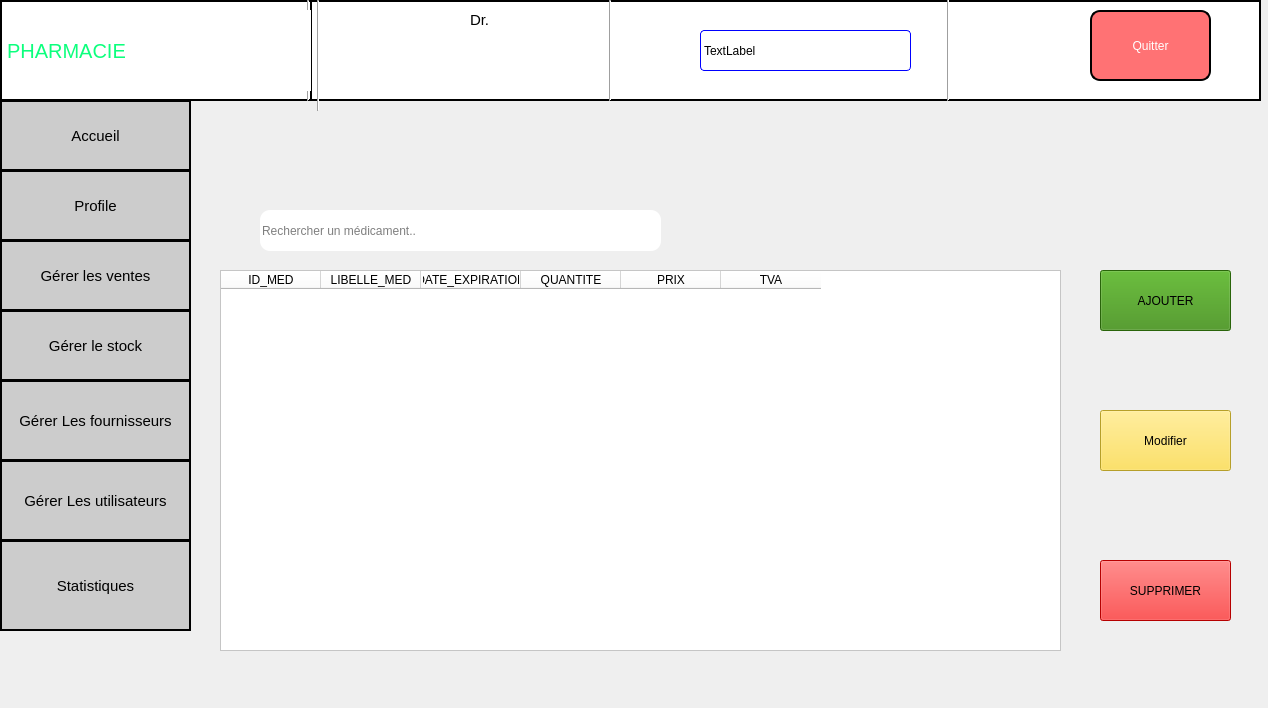
<?xml version="1.0" encoding="UTF-8"?>
<ui version="4.0">
 <class>gerer_stock</class>
 <widget class="QDialog" name="gerer_stock">
  <property name="geometry">
   <rect>
    <x>0</x>
    <y>0</y>
    <width>1268</width>
    <height>708</height>
   </rect>
  </property>
  <property name="windowTitle">
   <string>Dialog</string>
  </property>
  <widget class="QPushButton" name="pushButton_gere_vente">
   <property name="geometry">
    <rect>
     <x>0</x>
     <y>240</y>
     <width>191</width>
     <height>71</height>
    </rect>
   </property>
   <property name="styleSheet">
    <string notr="true">
background-color: rgb(204, 204, 204);;font-size:15px;border:2px solid black;</string>
   </property>
   <property name="text">
    <string>Gérer les ventes</string>
   </property>
  </widget>
  <widget class="QPushButton" name="pushButton_gerer_fournisseur">
   <property name="geometry">
    <rect>
     <x>0</x>
     <y>380</y>
     <width>191</width>
     <height>81</height>
    </rect>
   </property>
   <property name="styleSheet">
    <string notr="true">background-color: rgb(204, 204, 204);font-size:15px;border:2px solid black;</string>
   </property>
   <property name="text">
    <string>Gérer Les fournisseurs</string>
   </property>
  </widget>
  <widget class="Line" name="line">
   <property name="geometry">
    <rect>
     <x>940</x>
     <y>-10</y>
     <width>16</width>
     <height>111</height>
    </rect>
   </property>
   <property name="orientation">
    <enum>Qt::Vertical</enum>
   </property>
  </widget>
  <widget class="Line" name="line_2">
   <property name="geometry">
    <rect>
     <x>300</x>
     <y>0</y>
     <width>16</width>
     <height>101</height>
    </rect>
   </property>
   <property name="orientation">
    <enum>Qt::Vertical</enum>
   </property>
  </widget>
  <widget class="QPushButton" name="pushButton_gerer_utilisateurs">
   <property name="geometry">
    <rect>
     <x>0</x>
     <y>460</y>
     <width>191</width>
     <height>81</height>
    </rect>
   </property>
   <property name="styleSheet">
    <string notr="true">background-color: rgb(204, 204, 204);font-size:15px;border:2px solid black;</string>
   </property>
   <property name="text">
    <string>Gérer Les utilisateurs</string>
   </property>
  </widget>
  <widget class="QLabel" name="label_8">
   <property name="geometry">
    <rect>
     <x>250</x>
     <y>10</y>
     <width>61</width>
     <height>81</height>
    </rect>
   </property>
   <property name="styleSheet">
    <string notr="true">background-color: rgb(255, 255, 255);</string>
   </property>
   <property name="text">
    <string/>
   </property>
   <property name="pixmap">
    <pixmap resource="ressource.qrc">:/res/image/devenir-pharmacien-921x1024.png</pixmap>
   </property>
   <property name="scaledContents">
    <bool>true</bool>
   </property>
  </widget>
  <widget class="Line" name="line_3">
   <property name="geometry">
    <rect>
     <x>310</x>
     <y>0</y>
     <width>16</width>
     <height>111</height>
    </rect>
   </property>
   <property name="orientation">
    <enum>Qt::Vertical</enum>
   </property>
  </widget>
  <widget class="QPushButton" name="pushButton_accueilgerat">
   <property name="geometry">
    <rect>
     <x>0</x>
     <y>100</y>
     <width>191</width>
     <height>71</height>
    </rect>
   </property>
   <property name="styleSheet">
    <string notr="true">background-color: rgb(204, 204, 204);font-size:15px;border:2px solid black;</string>
   </property>
   <property name="text">
    <string>Accueil</string>
   </property>
  </widget>
  <widget class="QPushButton" name="pushButton_gerer_rupture_2">
   <property name="geometry">
    <rect>
     <x>0</x>
     <y>540</y>
     <width>191</width>
     <height>91</height>
    </rect>
   </property>
   <property name="styleSheet">
    <string notr="true">background-color: rgb(204, 204, 204);font-size:15px;border:2px solid black;</string>
   </property>
   <property name="text">
    <string>Statistiques</string>
   </property>
  </widget>
  <widget class="QLabel" name="label_date">
   <property name="geometry">
    <rect>
     <x>700</x>
     <y>30</y>
     <width>211</width>
     <height>41</height>
    </rect>
   </property>
   <property name="styleSheet">
    <string notr="true">border:1px solid blue;border-radius:4px;
font: 14pt &quot;Rockwell&quot;;
background-color: rgb(255, 255, 255);</string>
   </property>
   <property name="text">
    <string>TextLabel</string>
   </property>
  </widget>
  <widget class="QLabel" name="nome_user">
   <property name="geometry">
    <rect>
     <x>470</x>
     <y>50</y>
     <width>101</width>
     <height>20</height>
    </rect>
   </property>
   <property name="styleSheet">
    <string notr="true">background-color:white;
font: 900 14pt &quot;Arial Black&quot;;</string>
   </property>
   <property name="text">
    <string/>
   </property>
  </widget>
  <widget class="QLabel" name="label_4">
   <property name="geometry">
    <rect>
     <x>370</x>
     <y>10</y>
     <width>61</width>
     <height>81</height>
    </rect>
   </property>
   <property name="text">
    <string/>
   </property>
   <property name="pixmap">
    <pixmap resource="ressource.qrc">:/res/image/WhatsApp Image 2024-04-30 à 20.55.44_6b270705.jpg</pixmap>
   </property>
   <property name="scaledContents">
    <bool>true</bool>
   </property>
  </widget>
  <widget class="QPushButton" name="ButtonProfil">
   <property name="geometry">
    <rect>
     <x>0</x>
     <y>170</y>
     <width>191</width>
     <height>71</height>
    </rect>
   </property>
   <property name="styleSheet">
    <string notr="true">font-size:15px;border:2px solid black;
background-color: rgb(204, 204, 204);</string>
   </property>
   <property name="text">
    <string>Profile</string>
   </property>
  </widget>
  <widget class="QLabel" name="label_5">
   <property name="geometry">
    <rect>
     <x>630</x>
     <y>10</y>
     <width>61</width>
     <height>61</height>
    </rect>
   </property>
   <property name="text">
    <string/>
   </property>
   <property name="pixmap">
    <pixmap resource="ressource.qrc">:/res/image/OIP (3).jpeg</pixmap>
   </property>
   <property name="scaledContents">
    <bool>true</bool>
   </property>
  </widget>
  <widget class="Line" name="line_4">
   <property name="geometry">
    <rect>
     <x>600</x>
     <y>0</y>
     <width>20</width>
     <height>101</height>
    </rect>
   </property>
   <property name="orientation">
    <enum>Qt::Vertical</enum>
   </property>
  </widget>
  <widget class="QLabel" name="label_6">
   <property name="geometry">
    <rect>
     <x>470</x>
     <y>10</y>
     <width>101</width>
     <height>20</height>
    </rect>
   </property>
   <property name="styleSheet">
    <string notr="true">background-color: rgb(255, 255, 255);font-size:15px;
font: 600 16pt &quot;Segoe UI Variable Text Semibold&quot;;</string>
   </property>
   <property name="text">
    <string>Dr.</string>
   </property>
  </widget>
  <widget class="QLabel" name="label_2">
   <property name="geometry">
    <rect>
     <x>0</x>
     <y>0</y>
     <width>321</width>
     <height>101</height>
    </rect>
   </property>
   <property name="styleSheet">
    <string notr="true">background-color: rgb(255, 255, 255);font-size:20px;
font: 20pt &quot;Segoe Script&quot;;border:2px solid black;
color: rgb(12, 255, 125);</string>
   </property>
   <property name="text">
    <string>PHARMACIE</string>
   </property>
  </widget>
  <widget class="QLabel" name="label_3">
   <property name="geometry">
    <rect>
     <x>310</x>
     <y>0</y>
     <width>951</width>
     <height>101</height>
    </rect>
   </property>
   <property name="styleSheet">
    <string notr="true">background-color: rgb(255, 255, 255);border:2px solid black;</string>
   </property>
   <property name="text">
    <string/>
   </property>
  </widget>
  <widget class="QLabel" name="label_7">
   <property name="geometry">
    <rect>
     <x>990</x>
     <y>10</y>
     <width>71</width>
     <height>71</height>
    </rect>
   </property>
   <property name="styleSheet">
    <string notr="true">background-color: white;</string>
   </property>
   <property name="text">
    <string/>
   </property>
   <property name="pixmap">
    <pixmap resource="ressource.qrc">:/res/image/R (1).png</pixmap>
   </property>
   <property name="scaledContents">
    <bool>true</bool>
   </property>
  </widget>
  <widget class="QPushButton" name="ButtongererStock_gerant">
   <property name="geometry">
    <rect>
     <x>0</x>
     <y>310</y>
     <width>191</width>
     <height>71</height>
    </rect>
   </property>
   <property name="styleSheet">
    <string notr="true">background-color: rgb(204, 204, 204);font-size:15px;border:2px solid black;</string>
   </property>
   <property name="text">
    <string>Gérer le stock</string>
   </property>
  </widget>
  <widget class="QPushButton" name="pushButton_6">
   <property name="geometry">
    <rect>
     <x>1090</x>
     <y>10</y>
     <width>121</width>
     <height>71</height>
    </rect>
   </property>
   <property name="styleSheet">
    <string notr="true">border:2px solid black;color:white;border-radius:10px;
font: 900 12pt &quot;Arial Black&quot;;
background-color: rgb(255, 114, 116);</string>
   </property>
   <property name="text">
    <string>Quitter</string>
   </property>
  </widget>
  <widget class="QPushButton" name="pushButton_Modifier_Med">
   <property name="geometry">
    <rect>
     <x>1100</x>
     <y>410</y>
     <width>131</width>
     <height>61</height>
    </rect>
   </property>
   <property name="styleSheet">
    <string notr="true">font: 16pt &quot;Algerian&quot;;
background-color: rgb(255, 222, 58);</string>
   </property>
   <property name="text">
    <string>Modifier</string>
   </property>
  </widget>
  <widget class="QPushButton" name="pushButton_Supprimer_Med">
   <property name="geometry">
    <rect>
     <x>1100</x>
     <y>560</y>
     <width>131</width>
     <height>61</height>
    </rect>
   </property>
   <property name="styleSheet">
    <string notr="true">font: 16pt &quot;Algerian&quot;;
background-color: rgb(255, 0, 0);</string>
   </property>
   <property name="text">
    <string>SUPPRIMER</string>
   </property>
  </widget>
  <widget class="QPushButton" name="pushButton_Ajouter_Med">
   <property name="geometry">
    <rect>
     <x>1100</x>
     <y>270</y>
     <width>131</width>
     <height>61</height>
    </rect>
   </property>
   <property name="styleSheet">
    <string notr="true">font: 16pt &quot;Algerian&quot;;
background-color: rgb(58, 140, 14);</string>
   </property>
   <property name="text">
    <string>AJOUTER</string>
   </property>
  </widget>
  <widget class="QLabel" name="iconeserach">
   <property name="geometry">
    <rect>
     <x>630</x>
     <y>220</y>
     <width>21</width>
     <height>21</height>
    </rect>
   </property>
   <property name="styleSheet">
    <string notr="true">background-color: transparent;</string>
   </property>
   <property name="text">
    <string/>
   </property>
   <property name="pixmap">
    <pixmap>:/new/prefix1/images/search.jpg</pixmap>
   </property>
   <property name="scaledContents">
    <bool>true</bool>
   </property>
  </widget>
  <widget class="QLineEdit" name="searchLineEdit">
   <property name="geometry">
    <rect>
     <x>260</x>
     <y>210</y>
     <width>401</width>
     <height>41</height>
    </rect>
   </property>
   <property name="styleSheet">
    <string notr="true">background-color: rgb(255, 255, 255);
border-radius:10px;</string>
   </property>
   <property name="placeholderText">
    <string>Rechercher un médicament..</string>
   </property>
  </widget>
  <widget class="QTableWidget" name="tableWidget_MED">
   <property name="geometry">
    <rect>
     <x>220</x>
     <y>270</y>
     <width>841</width>
     <height>381</height>
    </rect>
   </property>
   <property name="styleSheet">
    <string notr="true">background-color: rgb(255, 255, 255);</string>
   </property>
   <column>
    <property name="text">
     <string>ID_MED</string>
    </property>
   </column>
   <column>
    <property name="text">
     <string>LIBELLE_MED</string>
    </property>
   </column>
   <column>
    <property name="text">
     <string>DATE_EXPIRATION</string>
    </property>
   </column>
   <column>
    <property name="text">
     <string>QUANTITE</string>
    </property>
   </column>
   <column>
    <property name="text">
     <string>PRIX</string>
    </property>
   </column>
   <column>
    <property name="text">
     <string>TVA</string>
    </property>
   </column>
  </widget>
  <zorder>searchLineEdit</zorder>
  <zorder>label_2</zorder>
  <zorder>label_3</zorder>
  <zorder>pushButton_gere_vente</zorder>
  <zorder>pushButton_gerer_fournisseur</zorder>
  <zorder>line</zorder>
  <zorder>line_2</zorder>
  <zorder>pushButton_gerer_utilisateurs</zorder>
  <zorder>label_8</zorder>
  <zorder>line_3</zorder>
  <zorder>pushButton_accueilgerat</zorder>
  <zorder>pushButton_gerer_rupture_2</zorder>
  <zorder>label_date</zorder>
  <zorder>nome_user</zorder>
  <zorder>label_4</zorder>
  <zorder>ButtonProfil</zorder>
  <zorder>label_5</zorder>
  <zorder>line_4</zorder>
  <zorder>label_6</zorder>
  <zorder>label_7</zorder>
  <zorder>ButtongererStock_gerant</zorder>
  <zorder>pushButton_6</zorder>
  <zorder>pushButton_Modifier_Med</zorder>
  <zorder>pushButton_Supprimer_Med</zorder>
  <zorder>pushButton_Ajouter_Med</zorder>
  <zorder>iconeserach</zorder>
  <zorder>tableWidget_MED</zorder>
 </widget>
 <resources>
  <include location="ressource.qrc"/>
 </resources>
 <connections/>
</ui>
